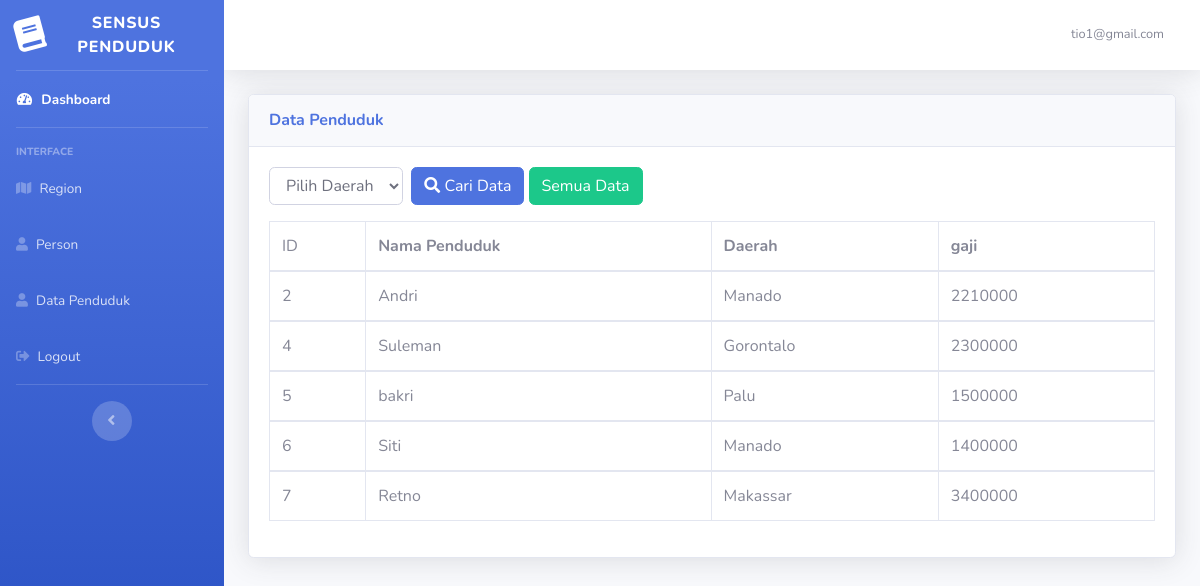
Page /admin/datapenduduk.php (signed in) on the committed database.
### tables this page shows
CREATE TABLE `person` (
  `id` int(11) NOT NULL,
  `name` varchar(100) NOT NULL,
  `region_id` int(11) NOT NULL,
  `address` text NOT NULL,
  `income` varchar(100) NOT NULL,
  `created_at` datetime NOT NULL
);

CREATE TABLE `regions` (
  `id` int(11) NOT NULL,
  `name` varchar(100) NOT NULL,
  `created_at` datetime NOT NULL
);

### admin/datapenduduk.php (the view, shortened to what this page needs)
<?php
include 'header.php'
?>
        <div class="container-fluid">
          <div class="card shadow mb-4">
            <div class="card-header py-3">
              <h6 class="m-0 font-weight-bold text-primary">Data Penduduk</h6>
            </div>
            <div class="card-body">
                    <div class="form-group">
        <form method="POST" class="form-inline" action="">
	    	<select name="qcari" class="form-control" required="required">
            <option value="">Pilih Daerah</option>
            </select>
            &nbsp&nbsp<button class="btn btn-primary" name="filter"><span class="fa fa-search"></span> Cari Data</button>
      		&nbsp<a class="btn btn-success" href="datapenduduk.php">Semua Data</a>
    </form></div>
              <div class="table-responsive">
                <table class="table table-bordered" id="dataTable" width="100%" cellspacing="0">
                  <thead>
                    <tr>
                      <td>ID</td>
                      <th>Nama Penduduk</th>
                      <th>Daerah</th>
                    <th>gaji</th>
                    </tr>
                  </thead>
                   <?php
               	include '../config/koneksi.php';
	        	$data = mysqli_query($koneksi,"select p.id as personid, p.name, p.address, p.income, r.id, r.name as region from person p, regions r where p.region_id = r.id");
              while($tampil = mysqli_fetch_object($data)){
                  ?>
                  <tbody>
                      <tr>
                <td><?php       echo $tampil -> personid;?></td>
                <td><?php       echo $tampil -> name;?></td>
                <td><?php       echo $tampil -> region;?></td>
                <td><?php       echo $tampil -> income;?></td>
            </tr>
                  </tbody>
                    <?php
        }
                  ?>
                </table>
              </div>
            </div>
          </div>
        </div>
 <?php
  include 'footer.php'
  ?>

### admin/header.php (shortened to what this page needs)
<!DOCTYPE html>
<html lang="en">
<head>
  <link href="../vendor/fontawesome-free/css/all.min.css" rel="stylesheet" type="text/css">
  <link href="../css/sb-admin-2.min.css" rel="stylesheet">
</head>
<body id="page-top">
  <div id="wrapper">
    <ul class="navbar-nav bg-gradient-primary sidebar sidebar-dark accordion" id="accordionSidebar">
      <a class="sidebar-brand d-flex align-items-center justify-content-center" href="index.php">
        <div class="sidebar-brand-icon rotate-n-15">
          <i class="fas fa-book"></i>
        </div>
        <div class="sidebar-brand-text mx-3">Sensus Penduduk </div>
      </a>
      <hr class="sidebar-divider my-0">
      <li class="nav-item active">
        <a class="nav-link" href="index.php">
          <i class="fas fa-fw fa-tachometer-alt"></i>
          <span>Dashboard</span></a>
      </li>
      <hr class="sidebar-divider">
      <div class="sidebar-heading">
        Interface
      </div>
      <li class="nav-item">
        <a class="nav-link" href="regions.php">
          <i class="fas fa-map"></i>
          <span>Region</span></a>
      </li>
      <li class="nav-item">
        <a class="nav-link" href="person.php">
          <i class="fas fa-user"></i>
          <span>Person</span></a>
      </li>
        <li class="nav-item">
        <a class="nav-link" href="datapenduduk.php">
          <i class="fas fa-user"></i>
          <span>Data Penduduk</span></a>
      </li>
       <li class="nav-item">
        <a class="nav-link" href="../logout.php">
          <i class="fas fa-sign-out-alt"></i>
          <span>Logout</span></a>
      </li>
      <hr class="sidebar-divider d-none d-md-block">
      <div class="text-center d-none d-md-inline">
        <button class="rounded-circle border-0" id="sidebarToggle"></button>
      </div>
    </ul>
    <div id="content-wrapper" class="d-flex flex-column">
      <div id="content">
        <nav class="navbar navbar-expand navbar-light bg-white topbar mb-4 static-top shadow">
          <ul class="navbar-nav ml-auto">
            <li class="nav-item dropdown no-arrow">
              <a class="nav-link dropdown-toggle" href="#" id="userDropdown" role="button" data-toggle="dropdown" aria-haspopup="true" aria-expanded="false">
                <span class="mr-2 d-none d-lg-inline text-gray-600 small"><?php echo $_SESSION['email']; ?></span>
              </a>
            </li>
          </ul>
        </nav>

### admin/footer.php (shortened to what this page needs)
</body>
</html>

### rows in the picture
person: id "2", name "Andri", region.name "Manado", income "2210000"
person: id "4", name "Suleman", region.name "Gorontalo", income "2300000"
person: id "5", name "bakri", region.name "Palu", income "1500000"
person: id "6", name "Siti", region.name "Manado", income "1400000"
person: id "7", name "Retno", region.name "Makassar", income "3400000"

### other values in the picture
$_SESSION['email'] "tio1@gmail.com"
